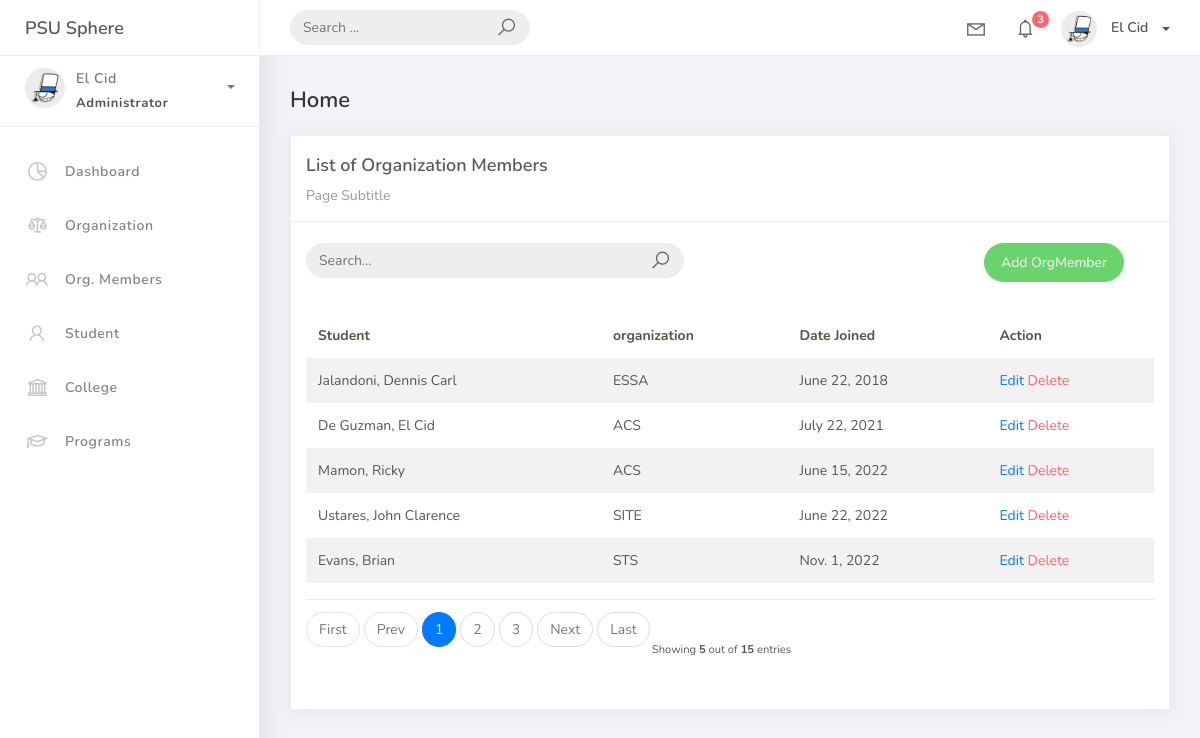
The page /orgmember_list on the database its author committed.
### studentorg/models.py (models this page shows, shortened)
class BaseModel (models.Model):
    created_at = models.DateTimeField(auto_now_add=True, db_index=True)
    updated_at = models.DateTimeField(auto_now=True)
    class Meta:
        abstract = True

class OrgMember(BaseModel):
    student = models.ForeignKey(Student, on_delete=models.CASCADE)
    organization = models.ForeignKey(Organization, on_delete=models.CASCADE)
    date_joined = models.DateField()

class Student(BaseModel):
    student_id = models.CharField(max_length=15)
    lastname = models.CharField(max_length=25, verbose_name="Last Name")
    firstname = models.CharField(max_length=25, verbose_name="First Name")
    middlename = models.CharField(max_length=25, blank=True, null=True , verbose_name="Middle Name")
    program = models.ForeignKey(Program, on_delete=models.CASCADE)
    def __str__(self) -> str:
        return f"{self.lastname}, {self.firstname}"

class Organization(BaseModel):
    name = models.CharField(max_length=250)
    college = models.ForeignKey(College, null=True, blank=True, on_delete=models.CASCADE)
    description = models.CharField(max_length=500)
    def __str__(self):
        return self.name

### studentorg/views.py (the view)
# urls.py: path('orgmember_list', OrgMemberlist.as_view(), name='orgmember-list'),
class OrgMemberlist(ListView):
    model = OrgMember
    content_object_name = 'orgmember'
    template_name = 'orgmember_list.html'
    paginate_by = 5
    ordering = ['date_joined']
    def get_queryset(self, *args, **kwargs):
        qs = super(OrgMemberlist, self).get_queryset(*args, **kwargs)
        if self.request.GET.get("q") != None:
            query = self.request.GET.get('q')
            qs = qs.filter(Q(date_joined__icontains=query)|Q(student__firstname__icontains=query)|
                           Q(student__lastname__icontains=query)|Q(organization__name__icontains=query))
        return qs

### templates/orgmember_list.html
{% extends 'base.html' %} {% load static %} {% block content %}
<div class="content">
    <div class="container-fluid">
        <h4 class="page-title">Home</h4>
        <div class="row">
            <div class="col-md-12">
                <div class="card">
                    <div class="card-header">
                        <div class="card-title">List of Organization Members</div>
                        <div class="card-category">Page Subtitle</div>
                    </div>
                    <br />
                    <div class="col-md-12 row">
                        <div class="col-md-6">
                            <form class="navbar-left navbar-form nav-search mr-md-3" action="{% url 'orgmember-list'%}">
                                <div class="input-group">
                                    <input type="text" placeholder="Search..." class="form-control" name="q" />
                                    <div class="input-group-append">
                                        <span class="input-group-text">
                                            <i class="la la-search search-icon"></i>
                                        </span>
                                    </div>
                                </div>
                            </form>
                        </div>
                        <div class="col-md-6">
                            <div class="pull-right">
                                <a href="{% url 'orgmember-add' %}" class="btn btn-success btn-rounded">Add OrgMember</a>
                            </div>
                        </div>
                    </div>
                    <div class="card-body">
                        <table class="table table-striped mt-3">
                            <thead>
                                <tr>
                                    <th scope="col">Student</th>
                                    <th scope="col">organization</th>
                                    <th scope="col">Date Joined</th>
                                    <th scope="col">Action</th>
                                </tr>
                            </thead>
                            <tbody>
                                {% for object in object_list %}
                                <tr>
                                    <td>{{ object.student }}</td>
                                    <td>{{ object.organization }}</td>
                                    <td>{{ object.date_joined }}</td>
                                    <td>
                                        <a href="orgmember_list/{{ object.id }}">Edit</a>
                                        <a href="orgmember_list/{{ object.id }}/delete" class="text-danger">Delete</a> </a>
                                    </td>
                                </tr>
                                {% empty %}
                                <tr>
                                    <td colspan="4" style="text-align: center">
                                        <p class="text-sm font-weight-bold mb-0">No Records Found</p>
                                    </td>
                                </tr>
                                {% endfor %}
                            </tbody>
                        </table>
                        {% include 'includes/pagination.html' %}
                    </div>
                </div>
            </div>
        </div>
    </div>
</div>
{% endblock %}

### rows shown on the page
OrgMember: student "Jalandoni, Dennis Carl", organization "ESSA", date_joined "June 22, 2018"
OrgMember: student "De Guzman, El Cid", organization "ACS", date_joined "July 22, 2021"
OrgMember: student "Mamon, Ricky", organization "ACS", date_joined "June 15, 2022"
OrgMember: student "Ustares, John Clarence", organization "SITE", date_joined "June 22, 2022"
OrgMember: student "Evans, Brian", organization "STS", date_joined "Nov. 1, 2022"

### other values the page prints
{{ page_num }} "1"
{{ page_num }} "2" "3"
{{ object_list.count }} "5"
{{ paginator.count }} "15"
